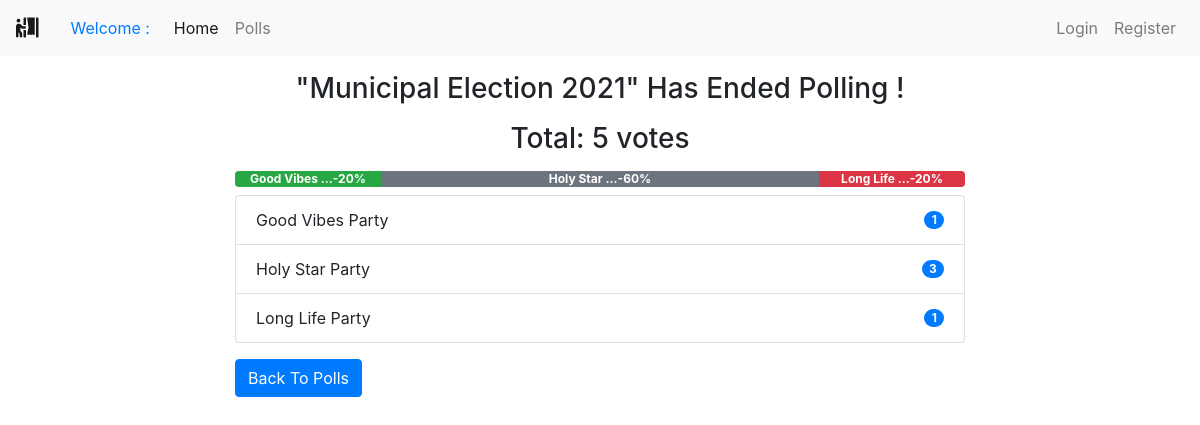
The app's page /polls/5/ with its own data.
### polls/models.py (models this page shows, shortened)
class Poll(models.Model):
    owner = models.ForeignKey(User, on_delete=models.CASCADE)
    text = models.TextField()
    pub_date = models.DateTimeField(default=timezone.now)
    active = models.BooleanField(default=True)
    @property
    def get_vote_count(self):
        return self.vote_set.count()
    def get_result_dict(self):
        res = []
        for choice in self.choice_set.all():
            d = {}
            alert_class = ['primary', 'secondary', 'success',
                           'danger', 'dark', 'warning', 'info']
            d['alert_class'] = secrets.choice(alert_class)
            d['text'] = choice.choice_text
            d['num_votes'] = choice.get_vote_count
            if not self.get_vote_count:
                d['percentage'] = 0
            else:
                d['percentage'] = (choice.get_vote_count /
                                   self.get_vote_count)*100
            res.append(d)
        return res

class Choice(models.Model):
    poll = models.ForeignKey(Poll, on_delete=models.CASCADE)
    choice_text = models.CharField(max_length=255)
    @property
    def get_vote_count(self):
        return self.vote_set.count()

### polls/views.py (the view, shortened to what this page needs)
# urls.py: path('<int:poll_id>/', views.poll_detail, name='detail'),
def poll_detail(request, poll_id):
    poll = get_object_or_404(Poll, id=poll_id)
    if not poll.active:
        return render(request, 'polls/poll_result.html', {'poll': poll})

### polls/templates/polls/poll_result.html
{% extends 'base.html' %}
{% block content %}
<div class="container">
    {% if messages %}
    <div class="messages">
        {% for message in messages %}
        <div {% if message.tags %} class="{{ message.tags }}" {% endif %}>{{ message }}
            <button type="button" class="close" data-dismiss="alert" aria-label="Close">
                <span aria-hidden="true">&times;</span>
            </button>
        </div>
        {% endfor %}
    </div>
    {% else %}
    <div class="row">
        <div class="col-md-8 offset-sm-2">
            {% if poll.active %}
            <h3 class="mt-3 mb-3 text-center">Result for: {{ poll.text }}</h3>
            {% else %}
            <h3 class="mt-3 mb-3 text-center">"{{ poll.text }}" Has Ended Polling !</h3>
            {% endif %}
            <h3 class="mb-2 text-center">Total: {{ poll.get_vote_count }} votes</h3>
            <div class="progress mt-3 mb-2">
                {% for choice in poll.get_result_dict %}
                <div class="progress-bar bg-{{ choice.alert_class }}" role="progressbar" style="width: {{ choice.percentage }}%;"
                    aria-valuenow="30" aria-valuemin="0" aria-valuemax="100"><b>
                        {{choice.text|truncatewords:2}}-{{choice.percentage|floatformat}}%</b>
                </div>
                {% endfor %}
            </div>
            <ul class="list-group">
                {% for choice in poll.choice_set.all %}
                <li class="list-group-item d-flex justify-content-between align-items-center">
                    {{ choice.choice_text }}
                    <span class="badge badge-primary badge-pill">{{ choice.get_vote_count }}</span>
                </li>
                {% endfor %}
            </ul>
            {% endif %}
            <a class="btn btn-primary mt-3" href="{% url 'polls:list' %}" role="button">Back To Polls</a>
        </div>
    </div>
</div>
{% endblock content %}

### templates/base.html (shortened to what this page needs)
{% load static %}
<!DOCTYPE html>
<html lang="en">
<head>
    <link rel="stylesheet" href="https://maxcdn.bootstrapcdn.com/bootstrap/4.0.0/css/bootstrap.min.css"
>
    <link rel="stylesheet" href="https://use.fontawesome.com/releases/v5.6.3/css/all.css"
>
</head>
<body>
    {% include 'includes/navbar.html' %}
    {% block content %}
    {% endblock content %}
</body>
</html>

### templates/includes/navbar.html (shortened to what this page needs)
<nav class="navbar navbar-expand-sm navbar-light bg-light">
    <a class="navbar-brand" href=""><i class="fas fa-person-booth"></i><a class="nav-link" href="#">Welcome : <b>{{user.username}}</b></a></a>
    <div class="collapse navbar-collapse" id="collapsibleNavId">
        <ul class="navbar-nav mr-auto mt-2 mt-lg-0">
            <li class="nav-item active">
                <a class="nav-link" href="{% url 'home' %}">Home <span class="sr-only">(current)</span></a>
            </li>
            <li class="nav-item">
                <a class="nav-link" href="{% url 'polls:list' %}">Polls</a>
            </li>
        </ul>
        <div class="navbar-nav ml-auto">
            {% if request.user.is_authenticated %}
            <a class="nav-link" href="{% url 'accounts:logout' %}">Logout</a>
            {% else %}
            <a class="nav-link" href="{% url 'accounts:login' %}">Login</a>
            <a class="nav-link" href="{% url 'accounts:register' %}">Register</a>
            {% endif %}
        </div>
    </div>
</nav>

### records on screen
Poll: text "Municipal Election 2021", get_vote_count "5"
Choice: text "Good Vibes …", choice_text "Good Vibes Party", get_vote_count "1"
Choice: text "Holy Star …", choice_text "Holy Star Party", get_vote_count "3"
Choice: text "Long Life …", choice_text "Long Life Party", get_vote_count "1"

### other values on screen
{{ choice.percentage|floatformat }} "20" "60" "20"
